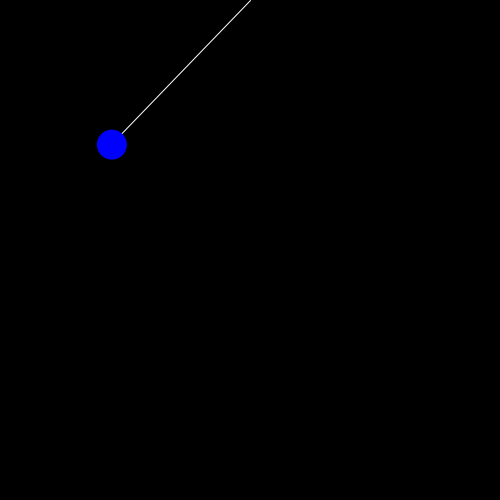
Frame 1 (no input)
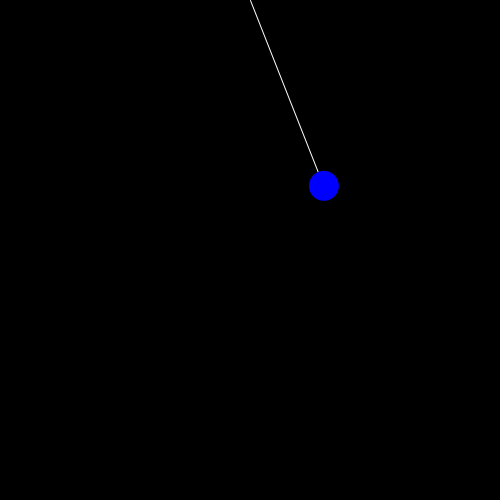
Frame 60 (the mouse pressed at the canvas centre just before this capture)
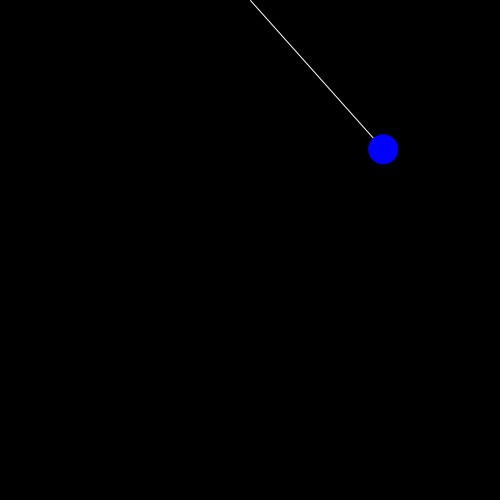
Frame 120 (the mouse held since frame 60 and released just before this capture)

The Processing sketch that drew these frames (run headless with seeded random() and noise(); from frame 60 on, the mouse is pressed at the canvas centre):

// Processing sketch: processing_94259
// ── processing_94259.pde

float amplitude = (PI/2)/2;

void setup() {
  size(500, 500);
}

void draw() {
  background(0);
  float pos = (amplitude*cos(millis()/750.0));
  translate(width/2, 0);
  rotate(pos);
  stroke(255);
  line(0, 0, 0, 200);
  fill(0, 0, 255);
  noStroke();
  ellipse(0, 200, 30, 30);
}
